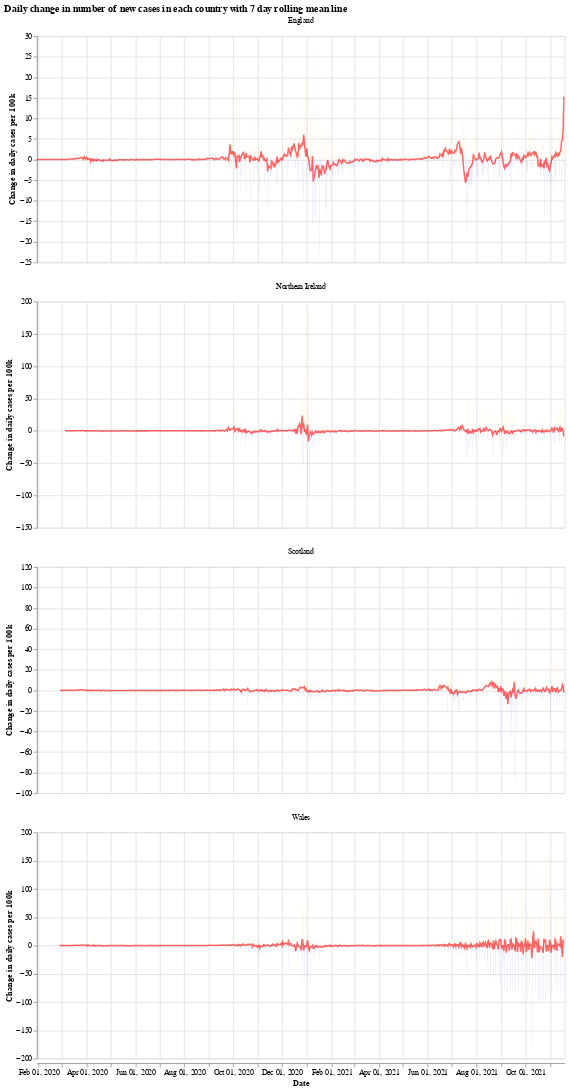

The cell this chart's notebook holds for it:
### Markdown cell above
We will use the Python library `Altair` for visualising the data, see the [altair docs](https://altair-viz.github.io/) for more information.

First we have a graph which shows the daily change in the number of new cases for each country. This number jumps up and down all over the place, which is likely due to delay in reporting of new cases over the weekend. Another interesting thing is that it looks like the daily cases in Wales experienced a much shorter period of calm over the summer (calm in the sense of daily cases not jumping up and down).

The orange bars are days when the number of new cases (per 100k population) was more than the previous day, while the blue are days when the number of new cases dropped. The red line is the 7 day moving average. 

When the moving average line is below 0, it means that there is a consistent drop in new cases. We can see this clearly happening around the times that lockdowns were introduced (though, to varying degrees). I will update the graphs soon with a marker of when each lockdown started.

### Code cell
# collapse
import altair as alt

bars = alt.Chart(uk_cases).mark_bar().encode(
    x=alt.X("yearmonthdate(date):T", axis=alt.Axis(title='Date')),
    y=alt.Y("casesChangeRate:Q", axis=alt.Axis(title='Change in daily cases per 100k')),
    tooltip='casesChange',
    color=alt.condition(
        alt.datum.casesChangeRate > 0,
        alt.value("orange"),  # The positive color
        alt.value("blue")  # The negative color
    )
).properties(title='Daily change in number of new cases with 7 day rolling mean',width=700).interactive()

line = alt.Chart(uk_cases).mark_line(
    color='red',
    size=2,
    opacity=0.6
).transform_window(
    rolling_mean='mean(casesChangeRate)',
    frame=[0, 7],
    groupby=['areaName']
).encode(
    x='yearmonthdate(date):T',
    y='rolling_mean:Q'
)

alt.layer(bars, line, data=uk_cases).facet(alt.Column(
    'areaName', title=''), columns=1).resolve_scale(y='independent').properties(title='Daily change in number of new cases in each country with 7 day rolling mean line')

### Figure 1 — Vega-Lite specification as saved in the notebook (floating-point values rounded to 4 significant figures; data arrays with more than 128 entries replaced by an {"elided": "..."} marker saying what was removed)
{"config": {"view": {"continuousWidth": 400, "continuousHeight": 300}}, "data": {"name": "data-aba3ea1fad63edd8e0161975ad24bdde"}, "facet": {"type": "nominal", "field": "areaName", "title": ""}, "spec": {"layer": [{"mark": "bar", "encoding": {"color": {"condition": {"value": "orange", "test": "(datum.casesChangeRate > 0)"}, "value": "blue"}, "tooltip": {"type": "quantitative", "field": "casesChange"}, "x": {"type": "temporal", "axis": {"title": "Date"}, "field": "date", "timeUnit": "yearmonthdate"}, "y": {"type": "quantitative", "axis": {"title": "Change in daily cases per 100k"}, "field": "casesChangeRate"}}, "selection": {"selector001": {"type": "interval", "bind": "scales", "encodings": ["x", "y"]}}, "title": "Daily change in number of new cases with 7 day rolling mean", "width": 700}, {"mark": {"type": "line", "color": "red", "opacity": 0.6, "size": 2}, "encoding": {"x": {"type": "temporal", "field": "date", "timeUnit": "yearmonthdate"}, "y": {"type": "quantitative", "field": "rolling_mean"}}, "transform": [{"window": [{"op": "mean", "field": "casesChangeRate", "as": "rolling_mean"}], "frame": [0, 7], "groupby": ["areaName"]}]}]}, "columns": 1, "resolve": {"scale": {"y": "independent"}}, "title": "Daily change in number of new cases in each country with 7 day rolling mean line", "$schema": "https://vega.github.io/schema/vega-lite/v4.8.1.json", "datasets": {"data-aba3ea1fad63edd8e0161975ad24bdde": {"elided": "2544 records"}}}
